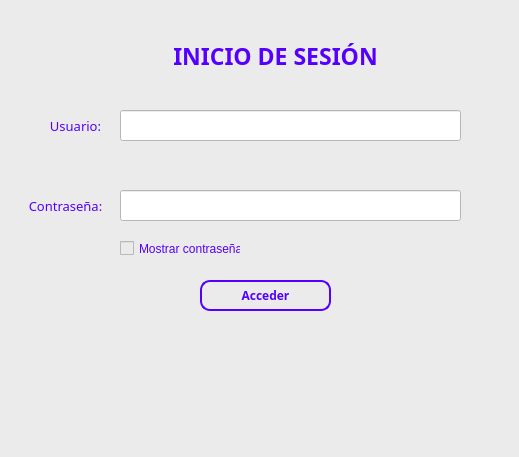
<?xml version="1.0" encoding="UTF-8"?>
<ui version="4.0">
 <class>Dialog</class>
 <widget class="QDialog" name="Dialog">
  <property name="geometry">
   <rect>
    <x>0</x>
    <y>0</y>
    <width>519</width>
    <height>457</height>
   </rect>
  </property>
  <property name="windowTitle">
   <string>Inicio de sesion</string>
  </property>
  <property name="styleSheet">
   <string notr="true">background-color: rgb(235, 235, 235)</string>
  </property>
  <widget class="QLabel" name="label">
   <property name="geometry">
    <rect>
     <x>310</x>
     <y>350</y>
     <width>201</width>
     <height>101</height>
    </rect>
   </property>
   <property name="styleSheet">
    <string notr="true">background-color: rgba(255, 255, 255, 0);</string>
   </property>
   <property name="text">
    <string notr="true">&lt;html&gt;&lt;head/&gt;&lt;body&gt;&lt;p&gt;&lt;img src=&quot;:/xy/logo_dadep_negro.svg&quot;/&gt;&lt;/p&gt;&lt;/body&gt;&lt;/html&gt;</string>
   </property>
   <property name="scaledContents">
    <bool>false</bool>
   </property>
  </widget>
  <widget class="QLabel" name="label_2">
   <property name="geometry">
    <rect>
     <x>120</x>
     <y>30</y>
     <width>311</width>
     <height>51</height>
    </rect>
   </property>
   <property name="font">
    <font>
     <family>Segoe UI Variable Text</family>
     <pointsize>17</pointsize>
     <weight>75</weight>
     <bold>true</bold>
    </font>
   </property>
   <property name="styleSheet">
    <string notr="true">color: rgb(85, 0, 255);
background-color: rgba(255, 255, 255, 0);</string>
   </property>
   <property name="text">
    <string>INICIO DE SESIÓN</string>
   </property>
   <property name="textFormat">
    <enum>Qt::PlainText</enum>
   </property>
   <property name="alignment">
    <set>Qt::AlignCenter</set>
   </property>
  </widget>
  <widget class="QLabel" name="label_3">
   <property name="geometry">
    <rect>
     <x>-80</x>
     <y>100</y>
     <width>311</width>
     <height>51</height>
    </rect>
   </property>
   <property name="font">
    <font>
     <family>Segoe UI Variable Text</family>
     <pointsize>10</pointsize>
     <weight>50</weight>
     <bold>false</bold>
    </font>
   </property>
   <property name="styleSheet">
    <string notr="true">background-color: rgba(255, 255, 255, 0);
color: rgb(85, 0, 255)</string>
   </property>
   <property name="text">
    <string>Usuario:</string>
   </property>
   <property name="textFormat">
    <enum>Qt::PlainText</enum>
   </property>
   <property name="alignment">
    <set>Qt::AlignCenter</set>
   </property>
  </widget>
  <widget class="QLabel" name="label_4">
   <property name="geometry">
    <rect>
     <x>-90</x>
     <y>180</y>
     <width>311</width>
     <height>51</height>
    </rect>
   </property>
   <property name="font">
    <font>
     <family>Segoe UI Variable Text</family>
     <pointsize>10</pointsize>
     <weight>50</weight>
     <bold>false</bold>
    </font>
   </property>
   <property name="styleSheet">
    <string notr="true">background-color: rgba(255, 255, 255, 0);
color: rgb(85, 0, 255)</string>
   </property>
   <property name="text">
    <string>Contraseña:</string>
   </property>
   <property name="textFormat">
    <enum>Qt::PlainText</enum>
   </property>
   <property name="alignment">
    <set>Qt::AlignCenter</set>
   </property>
  </widget>
  <widget class="QLineEdit" name="txtUser">
   <property name="geometry">
    <rect>
     <x>120</x>
     <y>110</y>
     <width>341</width>
     <height>31</height>
    </rect>
   </property>
   <property name="styleSheet">
    <string notr="true">background-color: rgb(255, 255, 255);
color: rgb(0, 0, 0);</string>
   </property>
  </widget>
  <widget class="QLineEdit" name="txtPwd">
   <property name="geometry">
    <rect>
     <x>120</x>
     <y>190</y>
     <width>341</width>
     <height>31</height>
    </rect>
   </property>
   <property name="styleSheet">
    <string notr="true">background-color: rgb(255, 255, 255);
color: rgb(0, 0, 0);</string>
   </property>
   <property name="echoMode">
    <enum>QLineEdit::Password</enum>
   </property>
  </widget>
  <widget class="QPushButton" name="btnLogin">
   <property name="geometry">
    <rect>
     <x>200</x>
     <y>280</y>
     <width>131</width>
     <height>31</height>
    </rect>
   </property>
   <property name="font">
    <font>
     <family>Segoe UI Variable</family>
     <weight>75</weight>
     <bold>true</bold>
    </font>
   </property>
   <property name="styleSheet">
    <string notr="true">color: #5500ff; /* Color del texto */  
border: 2px solid #5500ff; /* Borde del color especificado */  
border-radius: 10px; /* Esquinas redondeadas, ajusta el valor según prefieras */  
background-color: transparent; /* Fondo transparente o cambia si lo deseas */  </string>
   </property>
   <property name="text">
    <string>Acceder</string>
   </property>
  </widget>
  <widget class="QLabel" name="lblMesaggeLogin">
   <property name="geometry">
    <rect>
     <x>50</x>
     <y>70</y>
     <width>411</width>
     <height>31</height>
    </rect>
   </property>
   <property name="styleSheet">
    <string notr="true">color: rgb(255, 0, 0);</string>
   </property>
   <property name="text">
    <string/>
   </property>
   <property name="alignment">
    <set>Qt::AlignCenter</set>
   </property>
  </widget>
  <widget class="QCheckBox" name="checkBoxPwd">
   <property name="geometry">
    <rect>
     <x>120</x>
     <y>240</y>
     <width>121</width>
     <height>17</height>
    </rect>
   </property>
   <property name="styleSheet">
    <string notr="true">color: rgb(85, 0, 255);</string>
   </property>
   <property name="text">
    <string>Mostrar contraseña</string>
   </property>
  </widget>
 </widget>
 <resources>
  <include location="../../assets/image-1.qrc"/>
 </resources>
 <connections/>
</ui>
